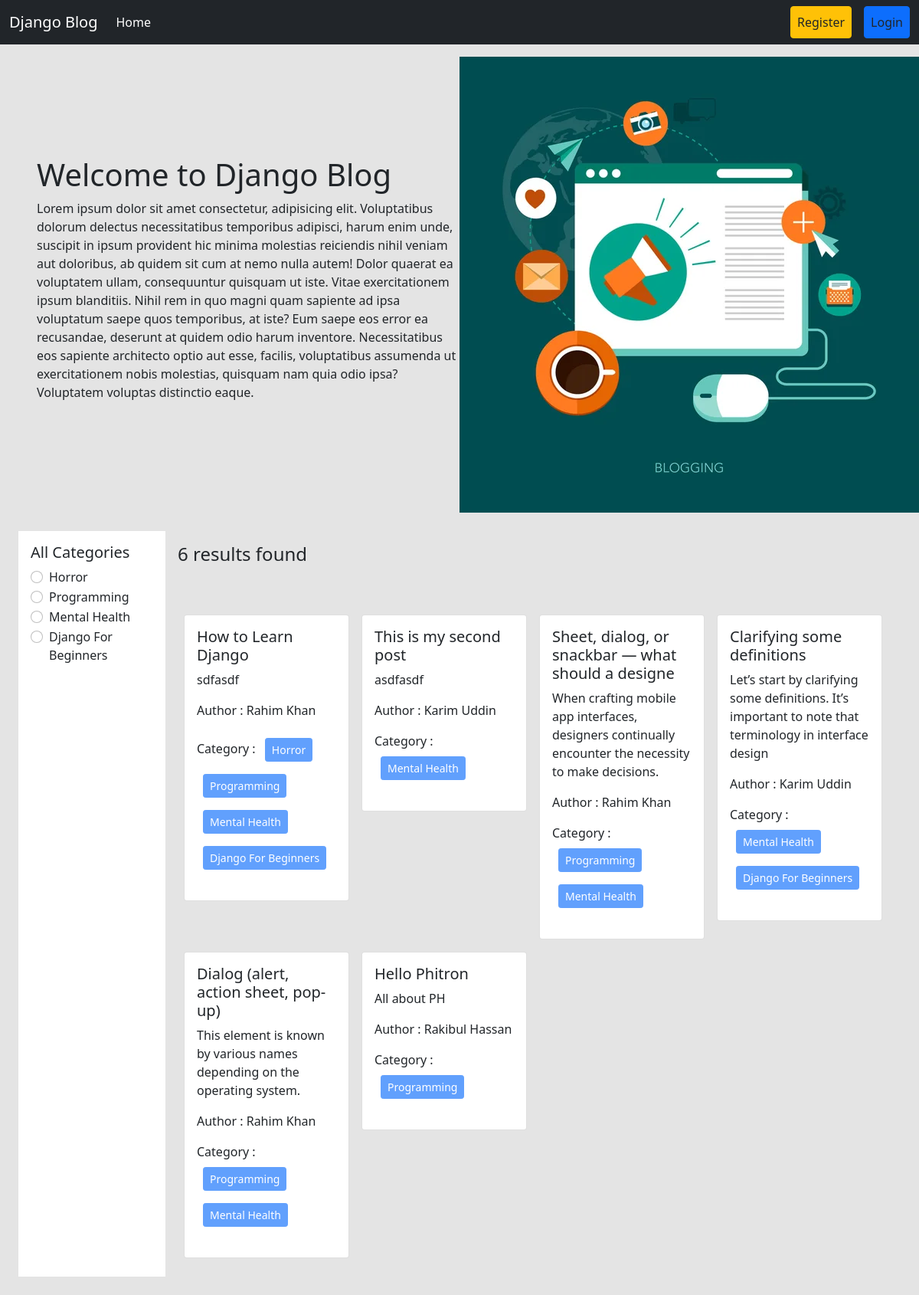
The page / on the database its author committed.
### categories/models.py (models this page shows, shortened)
class Category(models.Model):
    name = models.CharField(max_length=100)
    slug = models.SlugField(max_length=100,unique=True, null=True, blank=True)

### posts/models.py (models this page shows, shortened)
class Post(models.Model):
    title = models.CharField(max_length=50)
    content = models.TextField()
    category = models.ManyToManyField(Category) # ekta post multiple categorir moddhe thakte pare abar ekta categorir moddhe multiple post thakte pare
    author = models.ForeignKey(User, on_delete=models.CASCADE)

### blog_project/views.py (the view, shortened to what this page needs)
# urls.py: 2. Add a URL to urlpatterns:  path('', views.home, name='home')
def home(request, category_slug = None): # initially dhore nicchi je category_slug None thakbe karon hocche user first time home page e asle se normal page dekhbe, se filter korte chaile category te click korlei sei category er slug ta capture korbo ar seta tokhn ar None thakbe na
    data = Post.objects.all() # sob post gula ke niye aslam
    categories = Category.objects.all() # sob category dekhabo
    return render(request, 'home.html', {'data' : data, 'category' : categories})

### templates/home.html
{% extends 'base.html' %}
{% load static %}
{% block content %}
<div class="d-flex flex-wrap px-5 pt-3 align-items-center">
  <div class="col-6">
    <h1>Welcome to Django Blog</h1>
    <p>Lorem ipsum dolor sit amet consectetur, adipisicing elit. Voluptatibus dolorum delectus necessitatibus temporibus adipisci, harum enim unde, suscipit in ipsum provident hic minima molestias reiciendis nihil veniam aut doloribus, ab quidem sit cum at nemo nulla autem! Dolor quaerat ea voluptatem ullam, consequuntur quisquam ut iste. Vitae exercitationem ipsum blanditiis. Nihil rem in quo magni quam sapiente ad ipsa voluptatum saepe quos temporibus, at iste? Eum saepe eos error ea recusandae, deserunt at quidem odio harum inventore. Necessitatibus eos sapiente architecto optio aut esse, facilis, voluptatibus assumenda ut exercitationem nobis molestias, quisquam nam quia odio ipsa? Voluptatem voluptas distinctio eaque.</p>
  </div>
  <div class="col-6">
<img src="{% static 'header.jpg' %}" />
  </div>
</div>
<div class="d-flex flex-wrap p-4">
  <div class="col-2 bg-white p-3" >
    <h5>All Categories</h5>
    {% for cat in category %}
    <div class="form-check">
      <input
        class="form-check-input"
        type="radio"
        name="category"
        id="{{cat.id}}"
      />
      <label class="form-check-label" for="{{cat.id}}">
        <a href="{% url 'category_wise_post' cat.slug %}" class="text-decoration-none text-dark" >{{cat.name}}</a>
      </label>
    </div>
    {% endfor %}
  </div>
  <div class="col-10 p-3">
    <h4>{{data | length}} results found</h4>
    <div class="d-flex flex-wrap pt-5">
      {% for post in data %}
      <div class="col-sm-3">
        <div class="card m-2">
          <div class="card-body">
            <h5 class="card-title">{{post.title}}</h5>
            <p class="card-text">{{post.content}}</p>
            <p>Author : {{post.author.first_name}} {{post.author.last_name}}</p>
            <p>
              Category : {% for cat in post.category.all %}
              <button class="btn btn-primary btn-sm m-2" disabled>
                {{cat.name}}
              </button>
              {% endfor %}
            </p>
          </div>
        </div>
      </div>
      {% endfor %}
    </div>
  </div>
</div>
{% endblock %}

### templates/base.html (shortened to what this page needs)
<!DOCTYPE html>
<html lang="en">
  <head>
    <link
      href="https://cdn.jsdelivr.net/npm/bootstrap@5.0.2/dist/css/bootstrap.min.css"
      rel="stylesheet"
    />
  </head>
  <body style="background-color : #e4e4e4">
    <nav class="navbar navbar-expand-lg navbar-dark bg-dark">
      <div class="container-fluid">
        <a class="navbar-brand" href="{% url 'homepage' %}">Django Blog</a>
        <div class="collapse navbar-collapse" id="navbarSupportedContent">
          <ul class="navbar-nav me-auto mb-2 mb-lg-0">
            <li class="nav-item">
              <a
                class="nav-link active"
                aria-current="page"
                href="{% url 'homepage' %}"
                >Home</a
              >
            </li>
          </ul>
          <div class="d-flex">
            <ul class="navbar-nav me-auto mb-2 mb-lg-0">
              {% if request.user.is_authenticated %}
              <li class="nav-item mx-3">
                <a
                  class="nav-link btn btn-warning text-dark"
                  href="{% url 'profile' %}"
                  >Profile</a
                >
              </li>
              <li class="nav-item mx-3">
                <a
                  class="nav-link btn btn-danger text-dark"
                  href="{% url 'user_logout' %}"
                  >Logout</a
                >
              </li>
              {% else %}
              <li class="nav-item mx-3">
                <a
                  class="nav-link btn btn-warning text-dark"
                  href="{% url 'register' %}"
                  >Register</a
                >
              </li>
              <li class="nav-item">
                <a
                  class="nav-link btn btn-primary text-dark"
                  href="{% url 'user_login' %}"
                  >Login</a
                >
              </li>
              {% endif %}
            </ul>
          </div>
        </div>
      </div>
    </nav>
    {% block content %} {% endblock %}
  </body>
</html>

### rows shown on the page
Category: name "Horror"
Category: name "Programming"
Category: name "Mental Health"
Category: name "Django For Beginners"
Post: title "How to Learn Django", content "sdfasdf", author.first_name "Rahim", author.last_name "Khan"
Post: title "This is my second post", content "asdfasdf", author.first_name "Karim", author.last_name "Uddin"
Post: title "Sheet, dialog, or snackbar — what should a designe", content "When crafting mobile app interfaces, designers continually encounter the necessity to make decisions.", author.first_name "Rahim", author.last_name "Khan"
Post: title "Clarifying some definitions", content "Let’s start by clarifying some definitions. It’s important to note that terminology in interface design", author.first_name "Karim", author.last_name "Uddin"
Post: title "Dialog (alert, action sheet, pop-up)", content "This element is known by various names depending on the operating system.", author.first_name "Rahim", author.last_name "Khan"
Post: title "Hello Phitron", content "All about PH", author.first_name "Rakibul", author.last_name "Hassan"

### other values the page prints
{{ data | length }} "6"
